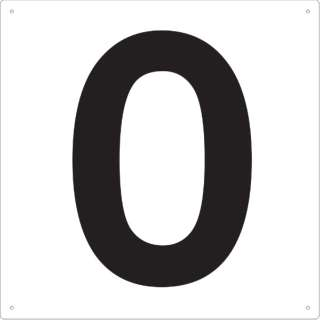
#> input picture src/第4章  计算机视觉基础/images/zero.jpg, 320 x 320 px
$ jupyter execute '4.1.1  图像的结构与常见类型.ipynb'
#> lines starting #> are read from the running program, lines starting #| are printed output that depends on the picture; after the words box and inside, x2 and y2 are one past the last pixel; in counts of white or black regions, pixels touching at a corner belong together
图像的结构和常见类型

作者：谢文伟

邮件：jim.xie.cn@outlook.com

主页：https://github.com/jim-xie-cn/ai-cv

导入用到的开发库

[cell 1]
# -*- coding: utf-8 -*-
import numpy as np
import pandas as pd
from matplotlib import pyplot as plt
import cv2

读取图像，不同的图像格式转换

[cell 2]
img= cv2.imread('./images/zero.jpg')
#> img is the input picture: shape (320, 320, 3); mean B, G, R 198.8, 198.5, 199.5
image= cv2.cvtColor(img.copy(),cv2.COLOR_BGR2RGB)
gray = cv2.cvtColor(image.copy(),cv2.COLOR_RGB2GRAY)
edge = cv2.Canny(gray.copy(),128,255)
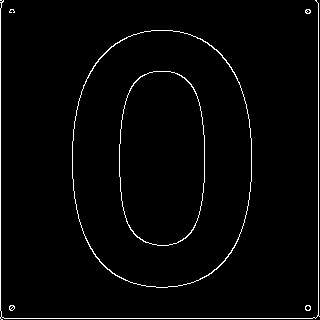
#> edge: shape (320, 320); 2.2% white in thin lines or dots
ret, binary = cv2.threshold(gray.copy(), 80, 255, cv2.THRESH_BINARY)
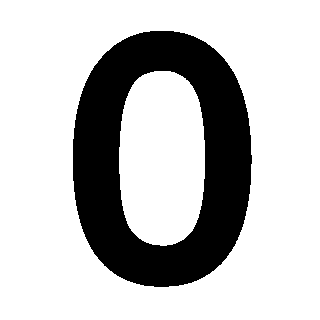
#> binary: shape (320, 320); 75.6% white; 1 black region, box (x1, y1, x2, y2) and area: (73, 31, 252, 287) 24997
binary = cv2.bitwise_not(binary)
blur = cv2.GaussianBlur(gray.copy(),(5,5),3)
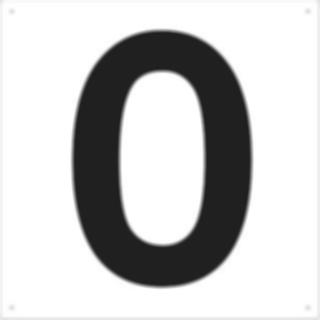
#> blur: shape (320, 320); min 29, max 255, mean 198.9

fig,ax = plt.subplots(2,2,figsize=(30,10))
plt.subplot(2,2,1)
plt.imshow(image)
plt.subplot(2,2,2)
plt.imshow(gray,cmap='gray')
plt.subplot(2,2,3)
plt.imshow(binary,cmap=plt.get_cmap('binary'))
plt.subplot(2,2,4)
plt.imshow(edge,cmap='gray')
binary
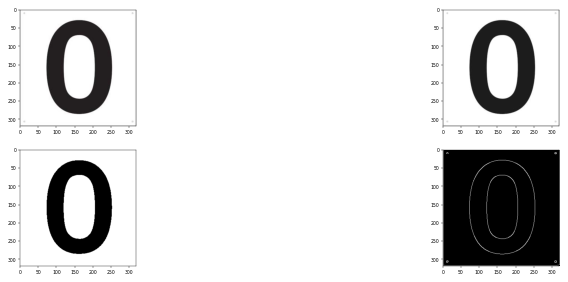
#> figure drawn by matplotlib, 4 panels

[cell 3]
img= cv2.imread('./images/zero.jpg')
img=cv2.resize(img,(12,16))
gray=cv2.cvtColor(img.copy(),cv2.COLOR_BGR2GRAY)
cv2.imwrite('./output/zero-gray.jpg',img)
ret, binary = cv2.threshold(gray.copy(), 80, 255, cv2.THRESH_BINARY)
binary = cv2.bitwise_not(binary)
cv2.imwrite('./output/zero-bin.jpg',binary)
hsv = cv2.cvtColor(img, cv2.COLOR_BGR2HSV)
cv2.imwrite('./output/zero-hsv.jpg',hsv)
#> Out = True

将图像数组导出到CSV文件中

[cell 4]
data=[]
for y in range(len(gray)):
    tmp = {}
    for x in range(len(gray[y])):
        d = gray[y][x]
        tmp[str(x)]='['+str(d)+']'
    data.append(tmp)
#> this loop made 16 passes
#> after the loop, data = 16 items
df = pd.DataFrame(data)
#> df = table of 16 rows and 12 columns
df.to_csv("./output/zero-gray.csv")

[cell 5]
data=[]
for y in range(len(img)):
    tmp = {}
    for x in range(len(img[y])):
        d = img[y][x]
        tmp[str(x)]=str(d)
    data.append(tmp)
df = pd.DataFrame(data)
df.to_csv("./output/zero-img.csv")

[cell 6]
data=[]
for y in range(len(binary)):
    tmp = {}
    for x in range(len(binary[y])):
        d = binary[y][x]
        tmp[str(x)]=str(d)
    data.append(tmp)
df = pd.DataFrame(data)
df.to_csv("./output/zero-binary.csv")

[cell 7]
data=[]
for y in range(len(hsv)):
    tmp = {}
    for x in range(len(hsv[y])):
        d = hsv[y][x]
        tmp[str(x)]=str(d)
    data.append(tmp)
df = pd.DataFrame(data)
df.to_csv("./output/zero-hsv.csv")

$ run again, with src/第4章  计算机视觉基础/images/color_shapes.jpg copied over src/第4章  计算机视觉基础/images/zero.jpg
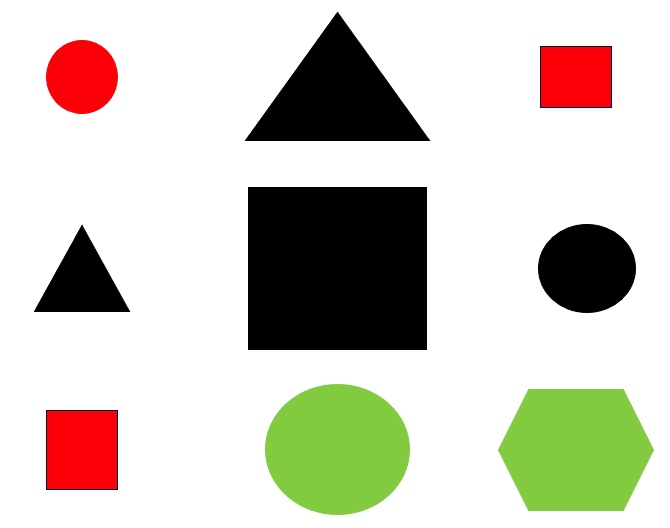
#> input picture src/第4章  计算机视觉基础/images/color_shapes.jpg, 670 x 528 px
#> img is the input picture: shape (528, 670, 3); mean B, G, R 191, 202.4, 206
#> `edge = cv2.Canny(gray.copy(),128,255)`:
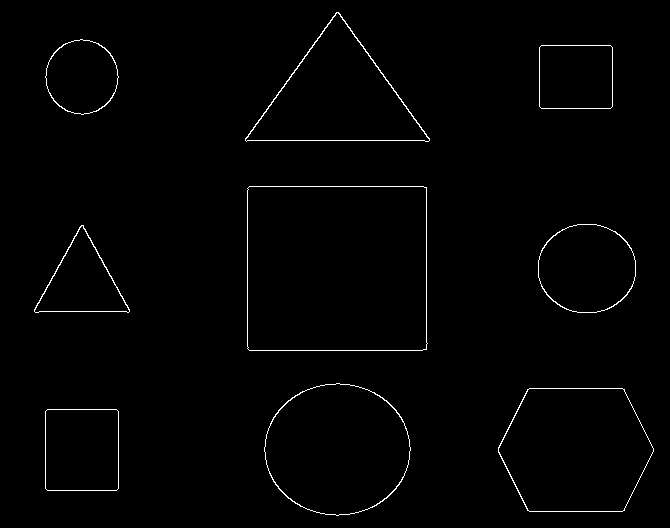
#> edge: shape (528, 670); 1.1% white in thin lines or dots, all inside (x1, y1, x2, y2) = (34, 12, 654, 516)
#> `[cell 2] img= cv2.imread('./images/zero.jpg') image= cv2.cvtColor(img...`:
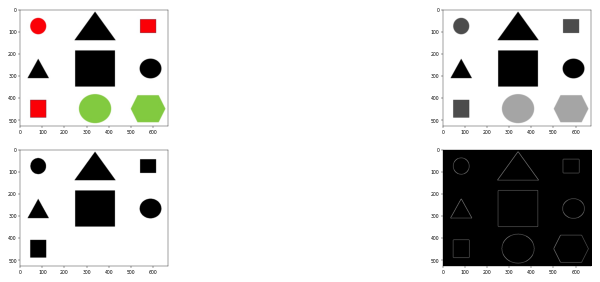
#> figure drawn by matplotlib, 4 panels
#> Out = True
#> the loop `for y in range(len(gray)):` made 16 passes
#> after the loop `for y in range(len(gray)):`: data = 16 items
#> df = table of 16 rows and 12 columns
#> the loop `for y in range(len(img)):` made 16 passes
#> the loop `for y in range(len(binary)):` made 16 passes
#> the loop `for y in range(len(hsv)):` made 16 passes
